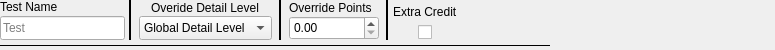
<?xml version="1.0" encoding="UTF-8"?>
<ui version="4.0">
 <class>TopRow</class>
 <widget class="QWidget" name="TopRow">
  <property name="geometry">
   <rect>
    <x>0</x>
    <y>0</y>
    <width>775</width>
    <height>50</height>
   </rect>
  </property>
  <property name="sizePolicy">
   <sizepolicy hsizetype="Preferred" vsizetype="Preferred">
    <horstretch>0</horstretch>
    <verstretch>0</verstretch>
   </sizepolicy>
  </property>
  <property name="minimumSize">
   <size>
    <width>650</width>
    <height>0</height>
   </size>
  </property>
  <property name="maximumSize">
   <size>
    <width>5000</width>
    <height>16777215</height>
   </size>
  </property>
  <property name="styleSheet">
   <string notr="true"/>
  </property>
  <layout class="QGridLayout" name="gridLayout">
   <property name="leftMargin">
    <number>0</number>
   </property>
   <property name="topMargin">
    <number>0</number>
   </property>
   <property name="rightMargin">
    <number>0</number>
   </property>
   <property name="bottomMargin">
    <number>0</number>
   </property>
   <property name="spacing">
    <number>0</number>
   </property>
   <item row="0" column="0">
    <layout class="QHBoxLayout" name="horizontalLayout">
     <property name="spacing">
      <number>4</number>
     </property>
     <item>
      <layout class="QVBoxLayout" name="verticalLayout_2">
       <property name="spacing">
        <number>2</number>
       </property>
       <item alignment="Qt::AlignLeft">
        <widget class="QLabel" name="label_2">
         <property name="text">
          <string>Test Name</string>
         </property>
        </widget>
       </item>
       <item>
        <widget class="QLineEdit" name="TestName">
         <property name="sizePolicy">
          <sizepolicy hsizetype="Minimum" vsizetype="Preferred">
           <horstretch>0</horstretch>
           <verstretch>0</verstretch>
          </sizepolicy>
         </property>
         <property name="minimumSize">
          <size>
           <width>125</width>
           <height>24</height>
          </size>
         </property>
         <property name="maximumSize">
          <size>
           <width>125</width>
           <height>24</height>
          </size>
         </property>
         <property name="toolTip">
          <string>&lt;html&gt;&lt;head/&gt;&lt;body&gt;&lt;p&gt;Name of test if desired&lt;/p&gt;&lt;/body&gt;&lt;/html&gt;</string>
         </property>
         <property name="placeholderText">
          <string>Test</string>
         </property>
        </widget>
       </item>
      </layout>
     </item>
     <item>
      <widget class="Line" name="line">
       <property name="frameShadow">
        <enum>QFrame::Plain</enum>
       </property>
       <property name="lineWidth">
        <number>2</number>
       </property>
       <property name="orientation">
        <enum>Qt::Vertical</enum>
       </property>
      </widget>
     </item>
     <item>
      <layout class="QVBoxLayout" name="verticalLayout_3">
       <property name="spacing">
        <number>0</number>
       </property>
       <property name="leftMargin">
        <number>3</number>
       </property>
       <property name="rightMargin">
        <number>3</number>
       </property>
       <item alignment="Qt::AlignHCenter">
        <widget class="QLabel" name="label">
         <property name="maximumSize">
          <size>
           <width>16777215</width>
           <height>16777215</height>
          </size>
         </property>
         <property name="text">
          <string>Overide Detail Level</string>
         </property>
        </widget>
       </item>
       <item>
        <widget class="QComboBox" name="ShowLevel">
         <property name="sizePolicy">
          <sizepolicy hsizetype="Preferred" vsizetype="Preferred">
           <horstretch>0</horstretch>
           <verstretch>0</verstretch>
          </sizepolicy>
         </property>
         <property name="minimumSize">
          <size>
           <width>125</width>
           <height>24</height>
          </size>
         </property>
         <property name="maximumSize">
          <size>
           <width>16777215</width>
           <height>24</height>
          </size>
         </property>
         <property name="toolTip">
          <string>&lt;html&gt;&lt;head/&gt;&lt;body&gt;&lt;p&gt;Overrides the global Detail level. has no effect if this is a lower level than the global level&lt;/p&gt;&lt;/body&gt;&lt;/html&gt;</string>
         </property>
         <item>
          <property name="text">
           <string>Global Detail Level</string>
          </property>
         </item>
         <item>
          <property name="text">
           <string>Show Only Inputs</string>
          </property>
         </item>
         <item>
          <property name="text">
           <string>Show Only Output</string>
          </property>
         </item>
         <item>
          <property name="text">
           <string>Show Full Details</string>
          </property>
         </item>
        </widget>
       </item>
      </layout>
     </item>
     <item>
      <widget class="Line" name="line_2">
       <property name="frameShadow">
        <enum>QFrame::Plain</enum>
       </property>
       <property name="lineWidth">
        <number>2</number>
       </property>
       <property name="orientation">
        <enum>Qt::Vertical</enum>
       </property>
      </widget>
     </item>
     <item>
      <layout class="QVBoxLayout" name="verticalLayout_5">
       <property name="spacing">
        <number>0</number>
       </property>
       <property name="leftMargin">
        <number>3</number>
       </property>
       <property name="rightMargin">
        <number>3</number>
       </property>
       <item>
        <widget class="QLabel" name="label_6">
         <property name="maximumSize">
          <size>
           <width>16777215</width>
           <height>16777215</height>
          </size>
         </property>
         <property name="text">
          <string>Override Points</string>
         </property>
        </widget>
       </item>
       <item>
        <widget class="QDoubleSpinBox" name="MaxPoints">
         <property name="sizePolicy">
          <sizepolicy hsizetype="Minimum" vsizetype="Preferred">
           <horstretch>0</horstretch>
           <verstretch>0</verstretch>
          </sizepolicy>
         </property>
         <property name="minimumSize">
          <size>
           <width>90</width>
           <height>24</height>
          </size>
         </property>
         <property name="maximumSize">
          <size>
           <width>16777215</width>
           <height>24</height>
          </size>
         </property>
         <property name="toolTip">
          <string>&lt;html&gt;&lt;head/&gt;&lt;body&gt;&lt;p&gt;Overrides Maximum points if you would like this to be worth something more or less than the other tests&lt;/p&gt;&lt;/body&gt;&lt;/html&gt;</string>
         </property>
         <property name="prefix">
          <string/>
         </property>
         <property name="suffix">
          <string/>
         </property>
        </widget>
       </item>
      </layout>
     </item>
     <item>
      <widget class="Line" name="line_3">
       <property name="frameShadow">
        <enum>QFrame::Plain</enum>
       </property>
       <property name="lineWidth">
        <number>2</number>
       </property>
       <property name="orientation">
        <enum>Qt::Vertical</enum>
       </property>
      </widget>
     </item>
     <item>
      <layout class="QVBoxLayout" name="verticalLayout_4">
       <property name="spacing">
        <number>2</number>
       </property>
       <item alignment="Qt::AlignHCenter">
        <widget class="QLabel" name="label_3">
         <property name="maximumSize">
          <size>
           <width>16777215</width>
           <height>16777215</height>
          </size>
         </property>
         <property name="text">
          <string>Extra Credit</string>
         </property>
        </widget>
       </item>
       <item alignment="Qt::AlignHCenter">
        <widget class="QCheckBox" name="ExtraCredit">
         <property name="sizePolicy">
          <sizepolicy hsizetype="Fixed" vsizetype="Fixed">
           <horstretch>0</horstretch>
           <verstretch>0</verstretch>
          </sizepolicy>
         </property>
         <property name="minimumSize">
          <size>
           <width>0</width>
           <height>0</height>
          </size>
         </property>
         <property name="maximumSize">
          <size>
           <width>16777215</width>
           <height>16777215</height>
          </size>
         </property>
         <property name="toolTip">
          <string>&lt;html&gt;&lt;head/&gt;&lt;body&gt;&lt;p&gt;Is this an Extra credit Test?&lt;/p&gt;&lt;p&gt;Extra Credit Tests will be run AFTER all regular tests regardless of shuffle&lt;/p&gt;&lt;/body&gt;&lt;/html&gt;</string>
         </property>
         <property name="text">
          <string/>
         </property>
         <property name="checked">
          <bool>false</bool>
         </property>
        </widget>
       </item>
      </layout>
     </item>
     <item>
      <spacer name="horizontalSpacer">
       <property name="orientation">
        <enum>Qt::Horizontal</enum>
       </property>
       <property name="sizeHint" stdset="0">
        <size>
         <width>50</width>
         <height>20</height>
        </size>
       </property>
      </spacer>
     </item>
    </layout>
   </item>
   <item row="1" column="0">
    <widget class="Line" name="line_4">
     <property name="minimumSize">
      <size>
       <width>0</width>
       <height>8</height>
      </size>
     </property>
     <property name="maximumSize">
      <size>
       <width>550</width>
       <height>40</height>
      </size>
     </property>
     <property name="styleSheet">
      <string notr="true"/>
     </property>
     <property name="frameShadow">
      <enum>QFrame::Plain</enum>
     </property>
     <property name="lineWidth">
      <number>1</number>
     </property>
     <property name="orientation">
      <enum>Qt::Horizontal</enum>
     </property>
    </widget>
   </item>
  </layout>
 </widget>
 <resources/>
 <connections/>
</ui>
